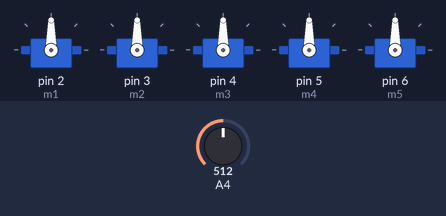
The sketch below on a simulated Arduino Nano, built with avr-gcc and run on an emulated ATmega328P. Shown: 5 × servo. Inputs (shaded band) come from the test bench; at power-on: A4 = 512.

Above: at 1.8 s.
1.9 s: A4 set to 682
3.4 s: A4 set to 710
At 5.2 s:
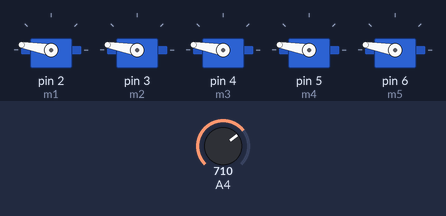
5.5 s: A4 set to 211
7.4 s: A4 set to 191
At 8.5 s:
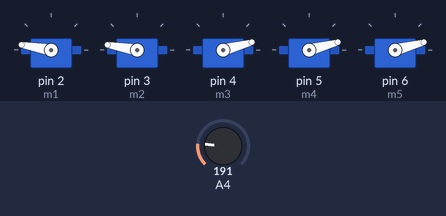
9.7 s: A4 set to 55
11.6 s: A4 set to 45
At 13.1 s:
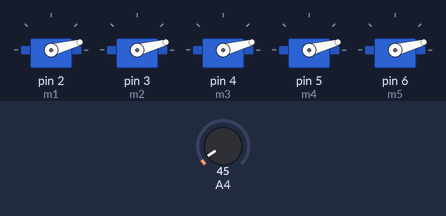
Timing chart, 0 to 14.6 s (numbered marks = the images above; inputs shaded):
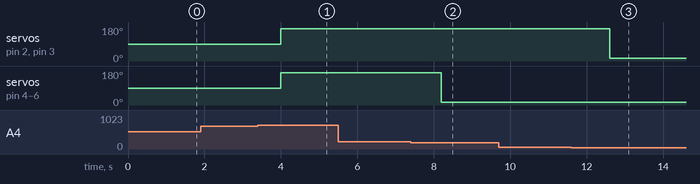

The sketch:

main.ino
```cpp
// LIBRARIES //
#include <Servo.h>

// setting up servo's.
// m1 = finger 1 (thumb) etc.
Servo m1;
Servo m2;
Servo m3;
Servo m4;
Servo m5;


// SETUP //
void setup() {
	// Attach servo variables to digital pin 2-6
	m1.attach(2);
	m2.attach(3);
	m3.attach(4);
	m4.attach(5);
	m5.attach(6);

	// Serial monitor for debugging
	Serial.begin(9600);
}


// LOOP //
void loop() {
	// read the analog value of A4 and store it in variable 'emg'
	int emg = analogRead(A4);

	// if statement for defining which muscle activity corresponds
	// with which hand movement
	if (emg < 50) {
		allFingers(700);
	} else if (emg > 50 && emg < 200) {
		pinch();
	} else if (emg > 700) {
		allFingers(2300);
	}

	// delay to give the fingers time to move
	delay(1000);
}

// PRESETS //
void allFingers(int pos) {
	// get all fingers in same position.
	// With our servo's; 700 for open hand,
	// 2300 for fully closed hand
	m1.writeMicroseconds(pos);
	m2.writeMicroseconds(pos);
	m3.writeMicroseconds(pos);
	m4.writeMicroseconds(pos);
	m5.writeMicroseconds(pos);
	delay(100);
}

void pinch() {
	m1.writeMicroseconds(2300);
	m2.writeMicroseconds(2300);
	m3.writeMicroseconds(700);
	m4.writeMicroseconds(700);
	m5.writeMicroseconds(700);
	delay(100);
}

void thumbsUp() {
	m1.writeMicroseconds(700);
	m2.writeMicroseconds(2300);
	m3.writeMicroseconds(2300);
	m4.writeMicroseconds(2300);
	m5.writeMicroseconds(2300);
	delay(100);
}

void middleFinger() {
	m1.writeMicroseconds(2300);
	m2.writeMicroseconds(2300);
	m3.writeMicroseconds(700);
	m4.writeMicroseconds(2300);
	m5.writeMicroseconds(2300);
	delay(100);
}
```

Measured:
- the behaviour switches between 700 and 701 on A4 (found by bisection; images 0 and 1)
- the behaviour switches between 200 and 199 on A4 (found by bisection; images 1 and 2)
- the behaviour switches between 50 and 49 on A4 (found by bisection; images 2 and 3)
- after the input at 1.9 s, every drawn part: stays the same
- after the input at 3.4 s, servo on pin 2 (m1), servo on pin 3 (m2), servo on pin 4 (m3), servo on pin 5 (m4), servo on pin 6 (m5): 90° → 170° after 0.60 s
- after the input at 5.5 s, every drawn part: stays the same
- after the input at 7.4 s, servo on pin 4 (m3), servo on pin 5 (m4), servo on pin 6 (m5): 170° → 15° after 0.80 s
- after the input at 9.7 s, every drawn part: stays the same
- after the input at 11.6 s, servo on pin 2 (m1), servo on pin 3 (m2): 170° → 15° after 1.0 s
